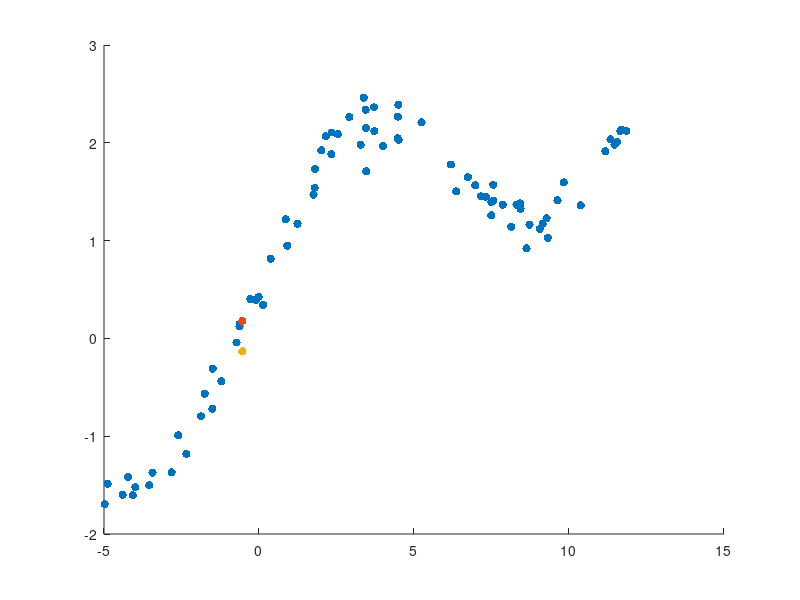

MATLAB code for this plot: (Note: this script raises an error after producing the figure.)
% This code has been developed by Ali Rahmani Nejad at IASBS for educational puporses

clear all
%% INITIALIZATIONS
fid = fopen('features.txt');
data(:,1) = fscanf(fid, '%f');
fid = fopen('labels.txt');
data(:,2) = fscanf(fid, '%f');  % column one coresponds to ...
                                % X (feature) and 2nd column Y (lables)

train = data(1:80,:);
test = data(81:100,:);

clear fid data;

PARAM = 10;

%% SIMPLE LINEAR REGRESSION

% No Train Phase exists !!!

feats_train = train(:,1);
labels_train = train(:, 2);

% Test phase

feats_test = test(:,1);
test_sample = feats_test(13);
test_label = test(13,2);
% test_label = test(
% building diagonal weights matrix
Weights = diag(exp(-((((test_sample-feats_train).^2)/(2 * (PARAM)^2)))));
feats_train = [ones(length(train), 1) train(:,1)];

%phi = [ones(size(feats_train,1),1) feats_train feats_train.^2 feats_train.^3 feats_train.^4 feats_train.^5];
% W = inv(phi'*Weights*phi) * phi' * Weights * labels_train;
THETA = inv(feats_train'*Weights*feats_train) * feats_train' * Weights * labels_train;

% phi_test = [ones(size(feats_test,1),1) feats_test feats_test.^2 feats_test.^3 feats_test.^4 feats_test.^5];
pred = test_sample * THETA(2) + THETA(1);

%% VISUALIZATION

figure;
scatter(feats_train(:,2), labels_train, 'blue','filled')
hold on;
% scatter(feats_test, pred, 'red','filled')
scatter(test_sample, pred , 'red','filled')
hold on;
scatter(test_sample, test_label, 'green', 'filled')
hold on;
fplot(poly2sym(flip(THETA)), 'red') % draw the function
title("simple linear regression (PARAM: " + PARAM + ")")
ylabel('label') 
xlabel('feature') 
legend('train set','prediction', 'correct label', 'prediction function')
